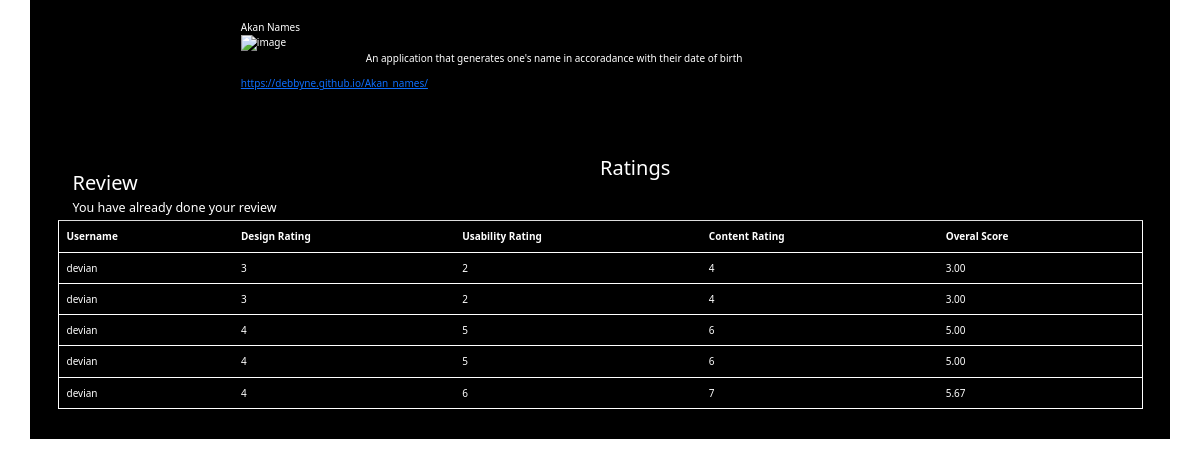
The page /review/12 (signed in) on the database as committed earlier.
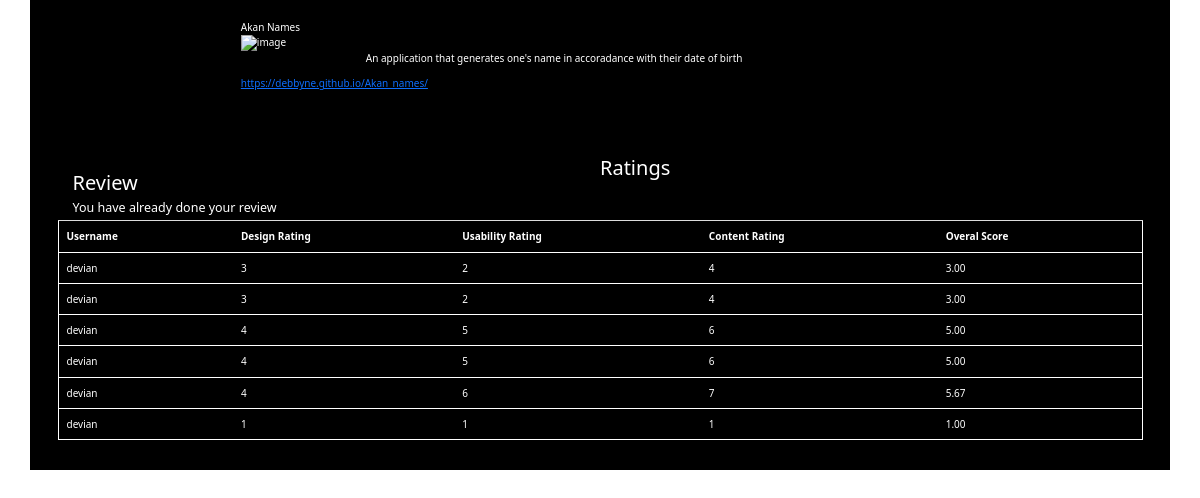
The same page on the database as committed later.
### awards/models.py (models this page shows, shortened)
class Rates(models.Model):
    RATE_CHOICES = (
        (1, '1'),
        (2, '2'),
        (3, '3'),
        (4, '4'),
        (5, '5'),
        (6, '6'),
        (7, '7'),
        (8, '8'),
        (9, '9'),
        (10, '10'),
    )
    user = models.ForeignKey(User, on_delete=models.CASCADE,null=True)
    project = models.ForeignKey(Project,on_delete=models.CASCADE,null=True)
    design =models.IntegerField(choices=RATE_CHOICES, default=0,blank=False)
    content =models.IntegerField(choices=RATE_CHOICES, default=0,blank=False)
    usability =models.IntegerField(choices=RATE_CHOICES, default=0,blank=False)
    average = models.DecimalField(default=1, blank=False, decimal_places=2, max_digits=40)
    date = models.DateTimeField(auto_now_add =True)

### awards/views.py (the view)
# urls.py: path('review/<int:id>', views.review, name='review'),
@login_required(login_url='/accounts/login')
def review(request, id):
    project = Project.objects.get(id=id)
    rate = Rates.objects.filter(user=request.user, project=project).first()
    ratings = Rates.objects.all()
    rating_status = None
    if rate is None:
        rating_status = False
    else:
        rating_status = True
    current_user = request.user
    if request.method == 'POST':
        form = RatingForm(request.POST)
        if form.is_valid():
            design = form.cleaned_data['design']
            usability = form.cleaned_data['usability']
            content = form.cleaned_data['content']
            review = Rates()
            review.project = project
            review.user = current_user
            review.design = design
            review.usability = usability
            review.content = content
            review.average = (
                review.design + review.usability + review.content)/3
            review.save()
            return HttpResponseRedirect(reverse('review', args=(project.id,)))
    else:
        form = RatingForm()
    params = {
        'project': project,
        'form': form,
        'rating_status': rating_status,
        'reviews': ratings,
        'ratings': rate
    }
    return render(request, 'projectdets.html', params)

### awards/templates/projectdets.html (shortened to what this page needs)
{%extends 'base.html'%}
{% load bootstrap3 %}
{% block content %}
{% block styles %}
{% load static %}
{% bootstrap_css %}
    <link rel="stylesheet" href="https://cdn.jsdelivr.net/npm/bootstrap@4.6.1/dist/css/bootstrap.min.css">
    <link href="https://cdn.jsdelivr.net/npm/bootstrap@5.0.2/dist/css/bootstrap.min.css" rel="stylesheet"
>
    <link rel="stylesheet" href="https://pro.fontawesome.com/releases/v5.10.0/css/all.css"
 />
{% endblock%}
<div class="container-xl">
  <div class="container-fluid">
    <div class="row">
        <div class="col-md-2">
        </div>
        <div class="col-md-7">
            {{project.title}} <br>
          <img id="image" class="modal-img" src="{{project.image.url}}" alt="image" width="70%" height="100%">
          <div class="details">
                    <p class="text-center"> {{project.description}}</p>
                      <a href="">{{project.url}}</a> <br> <br>
                  </div>
            </div>
        </div>
        <div class="rev">
        <div class="col-md-4">
            <h2 class="mt-4">Review </h2>
            {% if rating_status %}
            <h5>You have already done your review</h5>
            {% endif %}
        </div>
        <div class="col-md-2"></div>
    <h2>Ratings</h2>
            <table class="table" >
                <th>Username</th>
                <th>Design Rating</th>
                <th>Usability Rating</th>
                <th>Content Rating</th>
                <th>Overal Score</th>
                {% for reviews in reviews %}
                <tr>
                    <td class="username">{{ reviews.user.username }}</td>
                    <td class="design">{{ reviews.design }}</td>
                    <td class="usab">{{ reviews.usability }}</td>
                    <td class="content">{{ reviews.content }}</td>
                    <td class="ave">{{reviews.average  }}</td>
                </tr>
                {% endfor %}
            </table>
          </div>
          </div>
        </div>
    {% endblock %}

Rows that differ between the two databases and show on the page:
added Rates: user.username "devian", design "1", usability "1", content "1", average "1.00"
